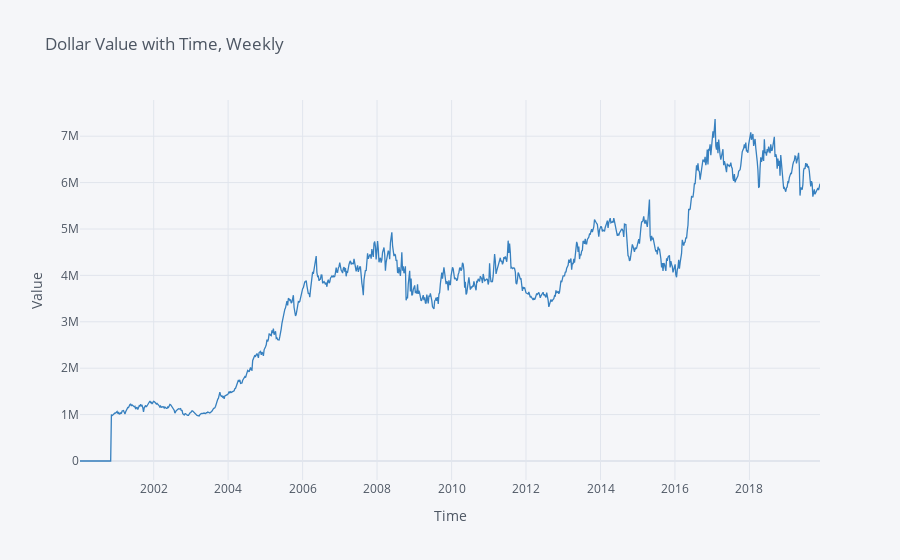

The notebook cell saved with this chart:
### Code cell
# Weekly portfolio dollar value and plotting
buy_value_weekly = buy_value_daily.resample('W').last()
sell_value_weekly = sell_value_daily.resample('W').last()

buy_value_weekly.iplot(
    y='daily_value',
    opacity=.8,
    xTitle = 'Time',
    yTitle = 'Value',
    title = 'Dollar Value with Time, Weekly',
    color='Blue')

### Figure 1 — Plotly figure (JSON) as saved in the notebook; plotly's stock layout.template omitted (floating-point values rounded to 4 significant figures; data arrays with more than 128 entries replaced by an {"elided": "..."} marker saying what was removed)
{"data": [{"line": {"color": "rgba(55, 128, 191, 1.0)", "dash": "solid", "shape": "linear", "width": 1.3}, "mode": "lines", "name": "daily_value", "text": "", "type": "scatter", "x": {"elided": "1038 str values"}, "y": {"elided": "1038 float values"}}], "layout": {"legend": {"bgcolor": "#F5F6F9", "font": {"color": "#4D5663"}}, "paper_bgcolor": "#F5F6F9", "plot_bgcolor": "#F5F6F9", "title": {"font": {"color": "#4D5663"}, "text": "Dollar Value with Time, Weekly"}, "xaxis": {"gridcolor": "#E1E5ED", "showgrid": true, "tickfont": {"color": "#4D5663"}, "title": {"font": {"color": "#4D5663"}, "text": "Time"}, "zerolinecolor": "#E1E5ED"}, "yaxis": {"gridcolor": "#E1E5ED", "showgrid": true, "tickfont": {"color": "#4D5663"}, "title": {"font": {"color": "#4D5663"}, "text": "Value"}, "zerolinecolor": "#E1E5ED"}}}
